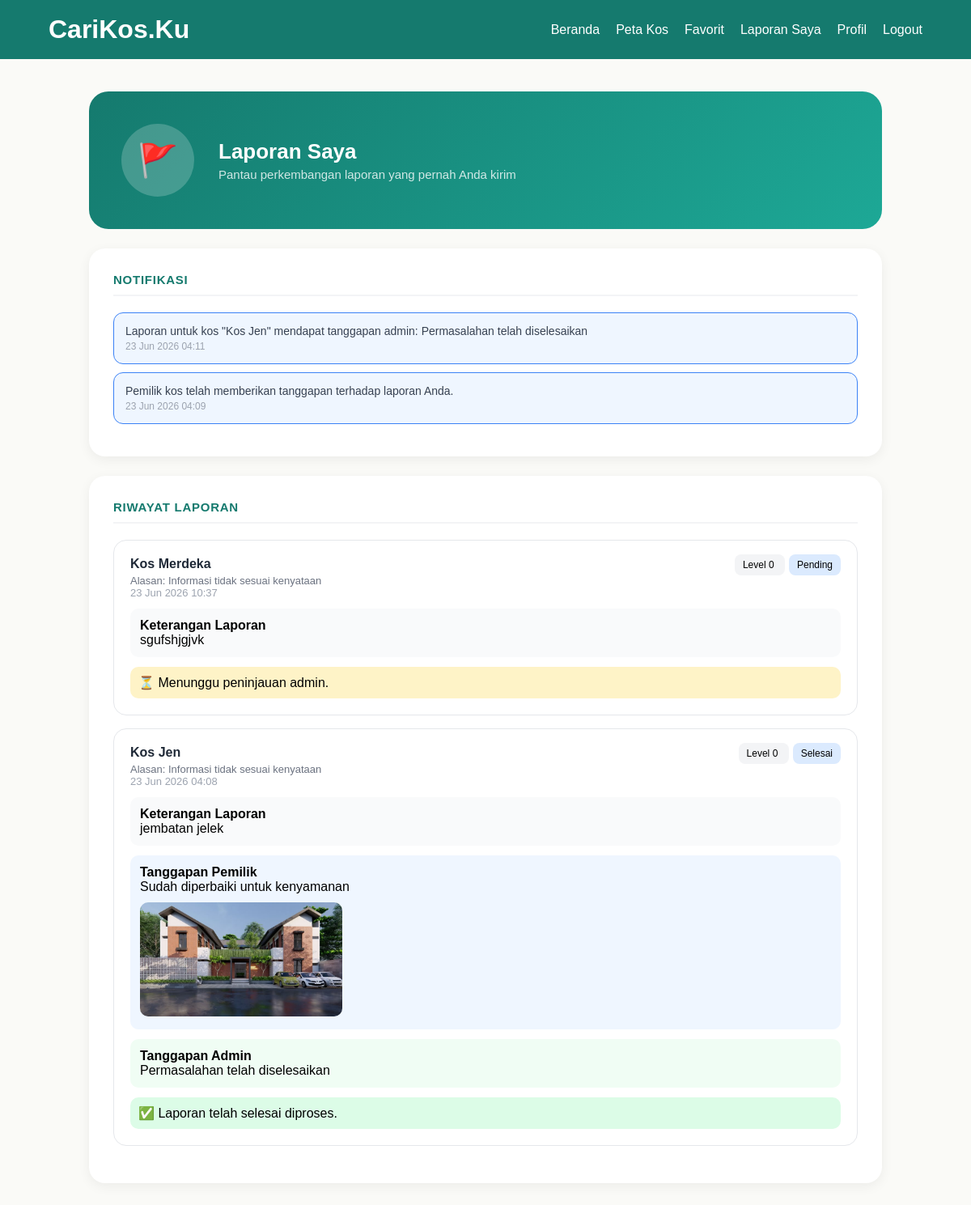
/laporan_penyewa.php (signed in), run on the app's committed database.
### tables this page shows
CREATE TABLE `notifikasi` (
  `id` int(11) NOT NULL,
  `user_id` int(11) NOT NULL,
  `kos_id` int(11) DEFAULT NULL,
  `report_id` int(11) DEFAULT NULL,
  `pesan` text NOT NULL,
  `tipe` enum('peringatan','info','selesai') DEFAULT 'info',
  `is_read` tinyint(1) DEFAULT 0,
  `created_at` datetime DEFAULT current_timestamp()
);

CREATE TABLE `reports` (
  `id` int(11) NOT NULL,
  `reporter_id` int(11) NOT NULL,
  `kos_id` int(11) NOT NULL,
  `alasan` varchar(255) NOT NULL,
  `keterangan` text DEFAULT NULL,
  `status` enum('pending','ditinjau','selesai') DEFAULT 'pending',
  `created_at` datetime DEFAULT current_timestamp(),
  `level_peringatan` int(11) DEFAULT 0,
  `tanggapan_admin` text DEFAULT NULL,
  `tanggapan_pemilik` text DEFAULT NULL,
  `foto_tanggapan` varchar(255) DEFAULT NULL
);

CREATE TABLE `kos` (
  `id` int(11) NOT NULL,
  `user_id` int(11) NOT NULL,
  `nama_kos` varchar(100) NOT NULL,
  `alamat` text NOT NULL,
  `kampus_terdekat` varchar(100) DEFAULT NULL,
  `harga` int(11) NOT NULL,
  `gender` enum('putra','putri','campur') NOT NULL,
  `status` enum('tersedia','hampir_penuh','penuh') DEFAULT 'tersedia',
  `fasilitas` text DEFAULT NULL,
  `jam_malam` varchar(10) DEFAULT NULL,
  `rating` float DEFAULT 0,
  `terverifikasi` tinyint(1) DEFAULT 0,
  `dokumen_kepemilikan` varchar(255) DEFAULT NULL,
  `created_at` timestamp NOT NULL DEFAULT current_timestamp(),
  `lat` decimal(10,8) DEFAULT NULL,
  `lng` decimal(11,8) DEFAULT NULL
);

### laporan_penyewa.php (the view, shortened to what this page needs)
<?php
require "koneksi.php";
$user_id = $_SESSION['id'];
$query_notif = mysqli_query($conn, "
    SELECT *
    FROM notifikasi
    WHERE user_id = '$user_id'
    ORDER BY created_at DESC
    LIMIT 10
");
mysqli_query($conn, "
    UPDATE notifikasi
    SET is_read = 1
    WHERE user_id = '$user_id'
");
$query_laporan = mysqli_query($conn, "
    SELECT r.*, k.nama_kos
    FROM reports r
    JOIN kos k ON r.kos_id = k.id
    WHERE r.reporter_id = '$user_id'
    ORDER BY r.created_at DESC
");
?>
<!DOCTYPE html>
<html lang="id">
<head>
    <link rel="stylesheet" href="style.css">
</head>
<body>
<div class="navbar">
    <h1>CariKos.Ku</h1>
    <div class="menu">
        <a href="index_penyewa.php">Beranda</a>
        <a href="peta.php">Peta Kos</a>
        <a href="favorit.php">Favorit</a>
        <a href="laporan_penyewa.php">Laporan Saya</a>
        <a href="profil_penyewa.php">Profil</a>
        <a href="logout.php">Logout</a>
    </div>
</div>
<div class="profil-page">
    <div class="profil-header" style="border-radius:24px; margin-bottom:24px;">
        <div class="profil-avatar">🚩</div>
        <div class="profil-header-info">
            <h2>Laporan Saya</h2>
            <p>Pantau perkembangan laporan yang pernah Anda kirim</p>
        </div>
    </div>
    <div class="profil-body">
        <div class="profil-card full-width">
            <h3>Notifikasi</h3>
        <?php if(mysqli_num_rows($query_notif) == 0): ?>
            <p style="color:#9CA3AF;font-size:14px;">
                Belum ada notifikasi.
            </p>
        <?php else: ?>
            <?php while($notif = mysqli_fetch_assoc($query_notif)): ?>
            <div style="
                padding:14px;
                border-radius:12px;
                margin-bottom:10px;
                background:<?= $notif['tipe']=='peringatan' ? '#FEF2F2' : ($notif['tipe']=='selesai' ? '#F0FDF4' : '#EFF6FF') ?>;
                border:1px solid <?= $notif['tipe']=='peringatan' ? '#EF4444' : ($notif['tipe']=='selesai' ? '#22C55E' : '#3B82F6') ?>;
            ">
                <p style="font-size:14px;color:#374151;margin-bottom:4px;">
                    <?= htmlspecialchars($notif['pesan']) ?>
                </p>
                <p style="font-size:12px;color:#9CA3AF;">
                    <?= date('d M Y H:i', strtotime($notif['created_at'])) ?>
                </p>
            </div>
        <?php endwhile; ?>
    <?php endif; ?>
</div>
        <div class="profil-card full-width">
            <h3>Riwayat Laporan</h3>
            <?php if(mysqli_num_rows($query_laporan) == 0): ?>
                <p style="color:#9CA3AF;font-size:14px;">
                    Anda belum pernah mengirim laporan.
                </p>
            <?php else: ?>
                <?php while($lap = mysqli_fetch_assoc($query_laporan)): ?>
                <div style="border:1px solid #E5E7EB;border-radius:16px;padding:20px;margin-bottom:16px;">
                    <div style="display:flex;justify-content:space-between;align-items:flex-start;flex-wrap:wrap;gap:10px;margin-bottom:12px;">
                        <div>
                            <p style="font-weight:600;color:#1F2937;margin-bottom:4px;">
                                <?= htmlspecialchars($lap['nama_kos']) ?>
                            </p>
                            <p style="font-size:13px;color:#6B7280;">
                                Alasan: <?= htmlspecialchars($lap['alasan']) ?>
                            </p>
                            <p style="font-size:13px;color:#9CA3AF;">
                                <?= date('d M Y H:i', strtotime($lap['created_at'])) ?>
                            </p>
                        </div>
                        <div>
                            <span style="background:#F3F4F6;padding:6px 10px;border-radius:8px;font-size:12px;margin-right:5px;">
                                Level <?= (int)$lap['level_peringatan'] ?>
                            </span>
                            <span style="background:#DBEAFE;padding:6px 10px;border-radius:8px;font-size:12px;">
                                <?= ucfirst($lap['status']) ?>
                            </span>
                        </div>
                    </div>
                    <?php if(!empty($lap['keterangan'])): ?>
                    <div style="background:#F9FAFB;padding:12px;border-radius:10px;margin-bottom:12px;">
                        <strong>Keterangan Laporan</strong>
                        <p>
                            <?= nl2br(htmlspecialchars($lap['keterangan'])) ?>
                        </p>
                    </div>
                    <?php endif; ?>
                    <?php if(!empty($lap['tanggapan_pemilik'])): ?>
                    <div style="background:#EFF6FF;padding:12px;border-radius:10px;margin-bottom:12px;">
                        <strong>Tanggapan Pemilik</strong>
                        <p>
                            <?= nl2br(htmlspecialchars($lap['tanggapan_pemilik'])) ?>
                        </p>
                        <?php if(!empty($lap['foto_tanggapan'])): ?>
                            <img
                                src="uploads/<?= htmlspecialchars($lap['foto_tanggapan']) ?>"
                                style="max-width:250px;margin-top:10px;border-radius:10px;"
                            >
                        <?php endif; ?>
                    </div>
                    <?php endif; ?>
                    <?php if(!empty($lap['tanggapan_admin'])): ?>
                    <div style="background:#F0FDF4;padding:12px;border-radius:10px;margin-bottom:12px;">
                        <strong>Tanggapan Admin</strong>
                        <p>
                            <?= nl2br(htmlspecialchars($lap['tanggapan_admin'])) ?>
                        </p>
                    </div>
                    <?php endif; ?>
                    <?php if($lap['status'] == 'pending'): ?>
                        <div style="background:#FEF3C7;padding:10px;border-radius:10px;">
                            ⏳ Menunggu peninjauan admin.
                        </div>
                    <?php elseif($lap['status'] == 'ditinjau'): ?>
                        <div style="background:#DBEAFE;padding:10px;border-radius:10px;">
                            🔎 Sedang ditinjau admin.
                        </div>
                    <?php else: ?>
                        <div style="background:#DCFCE7;padding:10px;border-radius:10px;">
                            ✅ Laporan telah selesai diproses.
                        </div>
                    <?php endif; ?>
                </div>
                <?php endwhile; ?>
            <?php endif; ?>
        </div>
    </div>
</div>
</body>
</html>

### style.css (style rules this page uses)
* { margin: 0; padding: 0; box-sizing: border-box; font-family: 'Poppins', sans-serif; }
body { background: #FAFAF7; }
.navbar { background: #157A6E; padding: 18px 60px; display: flex; justify-content: space-between; align-items: center; position: sticky; top: 0; z-index: 999; }
.navbar h1 { color: white; font-size: 32px; }
.menu { display: flex; gap: 20px; }
.menu a { color: white; text-decoration: none; font-weight: 500; }
.profil-page { padding: 40px 60px 60px; max-width: 1100px; margin: 0 auto; }
.profil-header { background: linear-gradient(135deg, #157A6E, #1DA896); border-radius: 24px; padding: 40px; display: flex; align-items: center; gap: 30px; margin-bottom: 30px; color: white; }
.profil-avatar { width: 90px; height: 90px; background: rgba(255,255,255,0.2); border-radius: 50%; display: flex; align-items: center; justify-content: center; font-size: 40px; flex-shrink: 0; }
.profil-header-info h2 { font-size: 26px; font-weight: 700; margin-bottom: 4px; }
.profil-header-info p { color: rgba(255,255,255,0.8); font-size: 15px; }
.profil-body { display: grid; grid-template-columns: 1fr 1fr; gap: 24px; }
.profil-card { background: white; border-radius: 20px; padding: 30px; box-shadow: 0 4px 15px rgba(0,0,0,0.06); }
.profil-card.full-width { grid-column: 1 / -1; }
.profil-card h3 { color: #157A6E; font-size: 15px; font-weight: 600; text-transform: uppercase; letter-spacing: 0.05em; margin-bottom: 20px; padding-bottom: 10px; border-bottom: 2px solid #F3F4F6; }

### data on the page
notifikasi: pesan "Laporan untuk kos \"Kos Jen\" mendapat tanggapan admin: Permasalahan telah diselesaikan", created_at "23 Jun 2026 04:11"
notifikasi: pesan "Pemilik kos telah memberikan tanggapan terhadap laporan Anda.", created_at "23 Jun 2026 04:09"
reports: kos.nama_kos "Kos Merdeka", alasan "Informasi tidak sesuai kenyataan", created_at "23 Jun 2026 10:37", level_peringatan "0", status "Pending", keterangan "sgufshjgjvk", shows "⏳ Menunggu peninjauan admin."
reports: kos.nama_kos "Kos Jen", alasan "Informasi tidak sesuai kenyataan", created_at "23 Jun 2026 04:08", level_peringatan "0", status "Selesai", keterangan "jembatan jelek", tanggapan_pemilik "Sudah diperbaiki untuk kenyamanan", foto_tanggapan (picture), tanggapan_admin "Permasalahan telah diselesaikan", shows "✅ Laporan telah selesai diproses."
